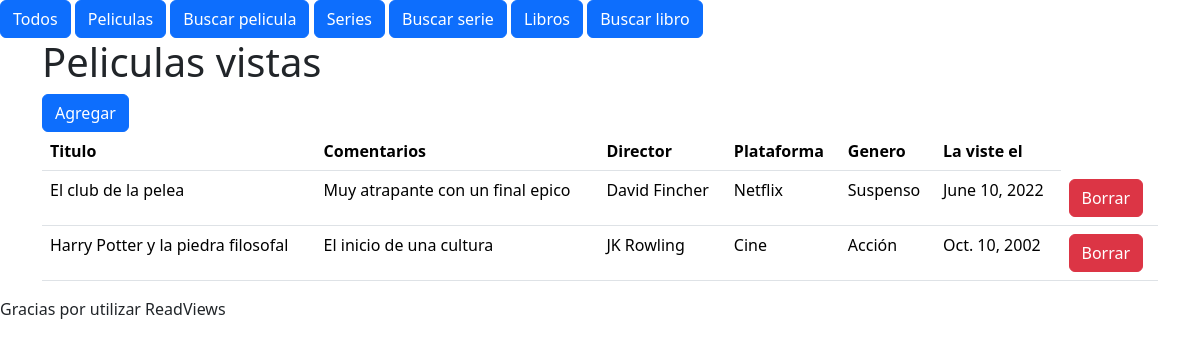
/readviews/index_peliculas, run on the app's committed database.
### readviews/models.py (models this page shows)
class datos_generales(models.Model):
    titulo = models.TextField(max_length=80)
    fecha_inicio = models.DateField()
    tipo = models.TextField(max_length=10)
    comentarios = models.TextField(100)
    autor = models.TextField(40)

class pelicula(datos_generales):
    fecha_final = datos_generales.fecha_inicio
    plataforma = models.TextField(max_length=30)
    genero = models.TextField(max_length=20)

class datos_generales(models.Model):
    titulo = models.TextField(max_length=80)
    fecha_inicio = models.DateField()
    tipo = models.TextField(max_length=10)
    comentarios = models.TextField(100)
    autor = models.TextField(40)

### readviews/views.py (the view)
# urls.py: path('index_peliculas', views.index_peliculas, name="index_peliculas"),
def index_peliculas(request):
    peliculas = pelicula.objects.all()
    template = loader.get_template('readviews/index.html')
    context = {
        'peliculas': peliculas,'indice_pelicula' : True
    }
    return HttpResponse(template.render(context, request))

### readviews/templates/readviews/index.html (shortened to what this page needs)
{% extends 'readviews/layout.html' %}
{% load bootstrap5 %}
{% block content %}
{% if indice_pelicula %}
  <div class="container">
      <div class="row">
        <div class="col">
          <h1>Peliculas vistas</h1>
          {% url 'agregar_pelicula' as agregar_pelicula_url %}
          {% bootstrap_button "Agregar" size="sm" button_class="btn-primary" button_type="link" href=agregar_pelicula_url %}
        </div>
        </div>
        <dov class="row">
        <div class="col">
          {% if peliculas %}
          <table class="table">
              <thead>
                  <th scope="col">Titulo</th>
                  <th scope="col">Comentarios</th>
                  <th scope="col">Director</th>
                  <th scope="col">Plataforma</th>
                  <th scope="col">Genero</th>
                  <th scope="col">La viste el</th>
              </thead>
              {% for p in peliculas %}
              <tbody>
                  <tr>
                      <td> {{p.titulo}} </td>
                      <td> {{p.comentarios}} </td>
                      <td> {{p.autor}} </td>
                      <td> {{p.plataforma}} </td>
                      <td> {{p.genero}} </td>
                      <td> {{p.fecha_inicio}} </td>
                      {% url 'borrar_pelicula' identificador=p.id as borrar_pelicula_url %}
                      <td>{% bootstrap_button "Borrar" size="sm" button_class="btn-danger" button_type="link" href=borrar_pelicula_url %}</td>
                  </tr>
              </tbody>
              {% endfor %}
          </table>
          {% else %}
              <p>No tienes peliculas cargadas</p>
          {% endif %}
        </div>
      </div>
{% endif %}
{% endblock %}

### data on the page
pelicula: titulo "El club de la pelea", comentarios "Muy atrapante con un final epico", autor "David Fincher", plataforma "Netflix", genero "Suspenso", fecha_inicio "June 10, 2022", bootstrap_button "Borrar"
pelicula: titulo "Harry Potter y la piedra filosofal", comentarios "El inicio de una cultura", autor "JK Rowling", plataforma "Cine", genero "Acción", fecha_inicio "Oct. 10, 2002", bootstrap_button "Borrar"
